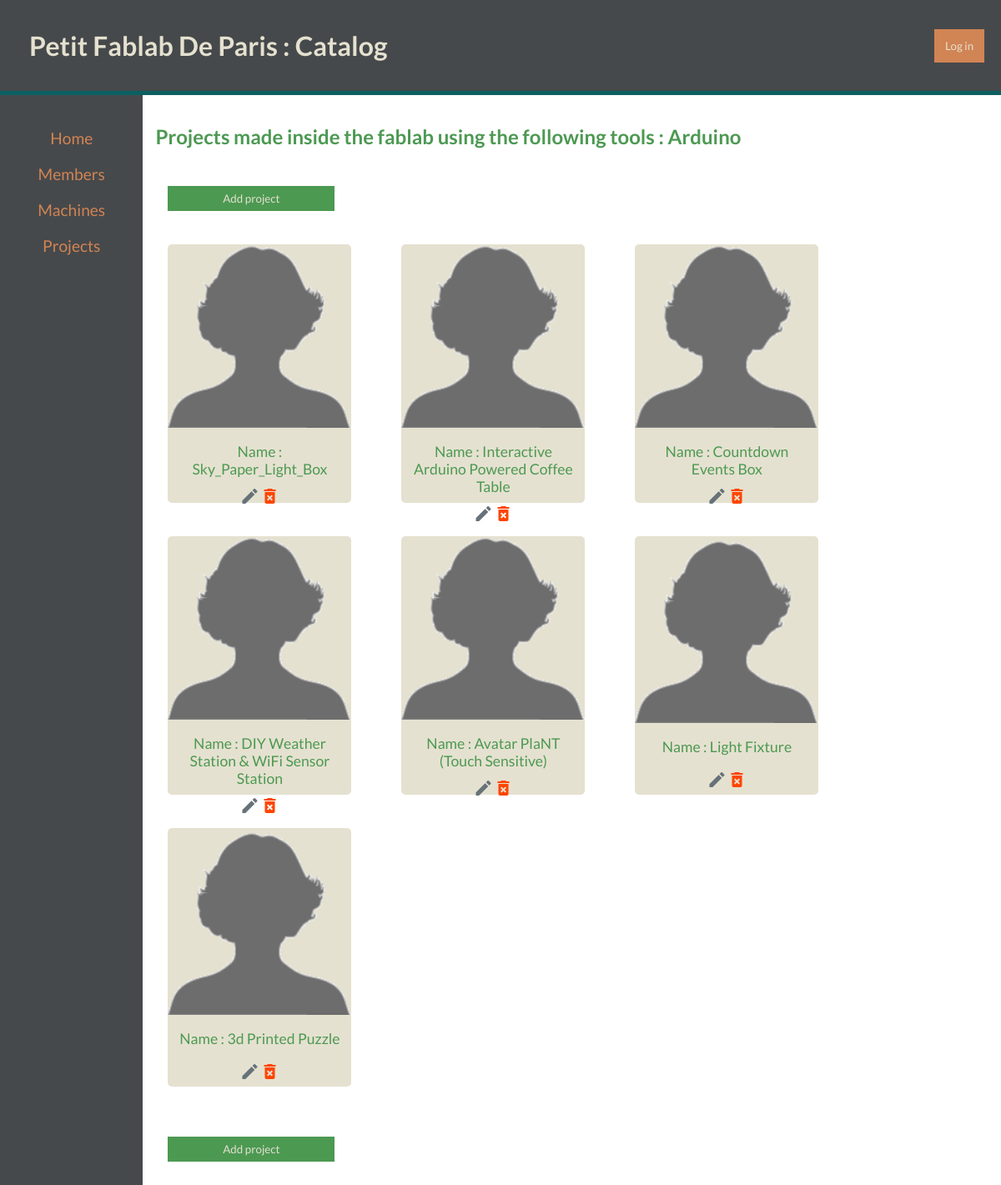
Screenshot of /catalog/projects/Arduino/ with the database file from the repository.
### setup_database.py (models this page shows)
class Project(Base):
    __tablename__ = 'project'
    id = Column(Integer, primary_key=True)
    name = Column(String(250))
    description = Column(String(450))
    picture = Column(String(250), default="blank_project.gif")
    source = Column(String(850))
    end_date = Column(String(10)) #DD/MM/YY
    member_id = Column(Integer, ForeignKey('member.id'))
    member = relationship(Member)

### catalog.py (the view)
@app.route('/catalog/projects/<tag_name>/')
def show_projects_tag(tag_name):
    session = DBSession()
    projects = session.query(Project).join(Tag).filter(Tag.tag_name == tag_name.replace('_',' ')).all()
    session.close()
    return render_template('projectsTag.html', projects=projects, tag_name = tag_name)

### templates/projectsTag.html (shortened to what this page needs)
{% extends "main.html" %}
{% block content %}
<h2 class="wrapper">Projects made inside the fablab using the following tools : {{tag_name}}</h2>
<div class="btn__wrapper">
  <a href="{{url_for('new_project')}}">
    <button class="btn__new-project">
      Add project
    </button>
  </a>
</div>
<div class="content__container">
  {% for project in projects %}
    <a href="{{url_for('show_project', project_id = project.id)}}">
      <div class="card">
        <img class="card__picture" src="{{ url_for('static', filename='project/'+project.picture)}}">
          <div class="card__primary_element">
          Name : {{project.name}}
          </div>
        <div class="btn__container">
          <div class='btn__edit'>
            <a href = "{{ url_for('edit_project', project_id = project.id )}}"> <i class='material-icons' style='color:#667278';>edit</i></a>
          </div>
          <div class='btn__delete'>
            <a  href = "{{ url_for('delete_project', project_id = project.id )}}"> <i class='material-icons' style='color:orangered';>delete_forever</i></a>
          </div>
        </div>
      </div>
    </a>
  {% endfor %}
</div>
<div class="btn__wrapper">
  <a href="{{url_for('new_project')}}">
    <button class="btn__new-project">
      Add project
    </button>
  </a>
</div>
{% endblock %}

### templates/main.html (shortened to what this page needs)
<!DOCTYPE html>
<html lang="en">
	<head>
		<link rel=stylesheet type=text/css href="{{ url_for('static', filename='styles.css') }}">
	</head>
	<body>
		<div class="main">
      {% include "header.html" %}
      <section class="container">
        <div class=sidebar>
          {% include "sidebar.html" %}
        </div>
      <div class="content">
      	{% block content %}
			  {% endblock %}
      </section>
		</div>
	</body>
</html>

### templates/header.html
  <header>
    <div class="header__container">
      <h1 class="title">Petit Fablab De Paris : Catalog</h1>
      <button class="login">Log in</button>
    </div>
  </header>

### templates/sidebar.html (shortened to what this page needs)
<ul>
  <li><a href="{{url_for('show_home')}}">Home</a></li>
  <li><a href="{{url_for('show_members')}}">Members</a></li>
  <li><a href="{{url_for('show_machines')}}">Machines</a></li>
  <li class="menu__project"><a href="{{url_for('show_projects')}}">Projects</a>
  </li>
</ul>

### static/styles.css (style rules this page uses)
* { margin:0px; padding:0px; font-family:'Lato', sans-serif; }
html { height:100%; }
body { position:absolute; width:100%; height:100%; }
header { padding:10px; background-color:#46494B; width:100%; height:auto; text-align: left; border-bottom:solid #0C6062 5px; }
a { color:inherit; text-decoration:none; }
.main { height:100%; }
.wrapper { margin : 10px 30px; padding:15px; }
.title { background-color:#46494B; color:#E5E1D0; padding:10px 10px 10px 10px; margin:15px; }
.login { height : 40px; width:60px; margin:auto 30px auto 30px; padding:5px; border: none; background-color: #D18454; color:#E5E1D0; }
.header__container { display:flex; height:100%; justify-content: space-between; }
.container { display:flex; height:100%; }
.content__container { display:flex; flex-direction: row; flex-wrap: wrap; justify-content: flex-start; }
.sidebar { padding-top:10px; flex:1; background-color:#46494B; color:#D18454; height:100%; text-align:center; font-size:1.2rem; }
.sidebar ul { margin-top:20px; }
.sidebar ul li { padding:10px 0 10px 0; list-style: none; width:100%; }
.content { flex:6; }
.content h2 { margin:20px 0px; color:#4C9952; }
.btn__wrapper { display:block; text-align: left; margin:30px; }
.btn__new-project { text-align: center; text-decoration: none; border: none; width:200px; height:30px; background-color:#4C9952; color:#E5E1D0; }
.card { display:flex; flex-direction: column; justify-content: space-around; align-items: stretch; width:220px; height:310px; text-align:center; margin:10px 30px 30px 30px; border-radius:5px; background-color:#E5E1D0; }
.card__primary_element { padding:10px; margin:0px auto; color:#4C9952; font-size: 1.1rem; }
.card__picture { width:100%; height:auto; margin-bottom:5px; }
.btn__container { display:flex; flex-direction: row; flex-wrap: wrap; align-items: center; justify-content: center; }

### rows the page displays
Project: picture (placeholder picture), name "Sky_Paper_Light_Box"
Project: picture (placeholder picture), name "Interactive Arduino Powered Coffee Table"
Project: picture (placeholder picture), name "Countdown Events Box"
Project: picture (placeholder picture), name "DIY Weather Station & WiFi Sensor Station"
Project: picture (placeholder picture), name "Avatar PlaNT (Touch Sensitive)"
Project: picture (placeholder picture), name "Light Fixture"
Project: picture (placeholder picture), name "3d Printed Puzzle"

### other values shown
{{ tag_name }} "Arduino"
